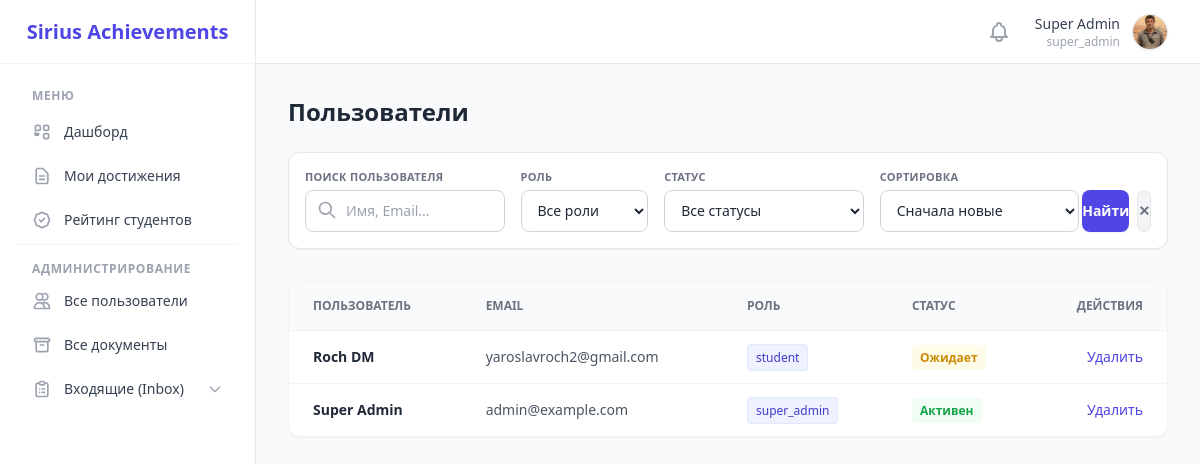
Page /admin/users (signed in) on the committed database.
### app/models/user.py (models this page shows)
class Users(Base):
    __tablename__ = "users"
    id = Column(Integer, primary_key=True, index=True)
    first_name = Column(String, nullable=False)
    last_name = Column(String, nullable=False)
    email = Column(String, unique=True, index=True, nullable=False)
    hashed_password = Column(String, nullable=False)
    phone_number = Column(String, nullable=True)
    avatar_path = Column(String, nullable=True)
    role = Column(Enum(UserRole), default=UserRole.STUDENT)
    status = Column(Enum(UserStatus), default=UserStatus.PENDING)
    is_active = Column(Boolean, default=True)
    created_at = Column(DateTime(timezone=True), server_default=func.now())
    updated_at = Column(DateTime(timezone=True), onupdate=func.now())
    achievements = relationship("Achievement", back_populates="user", cascade="all, delete-orphan")
    notifications = relationship("Notification", back_populates="user", cascade="all, delete-orphan")

### app/routers/admin/users.py (the view)
@router.get('/users', response_class=HTMLResponse, name='admin.users.index')
async def index(
        request: Request,
        page: int = Query(1, ge=1),
        query: str = None,
        role: str = None,
        status: str = None,  # <-- Добавлено
        sort_by: str = "newest",  # <-- Добавлено
        db: AsyncSession = Depends(get_db)
):
    check_admin(request)
    current_user = await db.get(Users, request.session.get('auth_id'))
    limit = 10
    offset = (page - 1) * limit
    stmt = select(Users)
    if query:
        stmt = stmt.filter(or_(Users.first_name.ilike(f"%{query}%"), Users.last_name.ilike(f"%{query}%"),
                               Users.email.ilike(f"%{query}%")))
    if role and role != 'all':
        stmt = stmt.filter(Users.role == role)
    if status and status != 'all':
        stmt = stmt.filter(Users.status == status)
    if sort_by == "oldest":
        stmt = stmt.order_by(Users.created_at.asc())
    else:  # newest
        stmt = stmt.order_by(Users.created_at.desc())
    total_items = (await db.execute(select(func.count()).select_from(stmt.subquery()))).scalar()
    users = (await db.execute(stmt.offset(offset).limit(limit))).scalars().all()
    return templates.TemplateResponse('users/index.html', {
        'request': request,
        'users': users,
        'page': page,
        'total_pages': math.ceil(total_items / limit),
        'query': query,
        'role': role,
        'status': status,
        'sort_by': sort_by,
        'roles': list(UserRole),
        'statuses': list(UserStatus),
        'user': current_user
    })

### templates/admin/users/index.html (shortened to what this page needs)
{% extends "layout.html" %}
{% block content %}
<div class="max-w-[1400px] mx-auto">
    <div class="flex justify-between items-end mb-6">
        <h2 class="text-2xl font-bold text-gray-800">Пользователи</h2>
    </div>
    <div class="bg-white p-4 rounded-xl shadow-sm border border-gray-200 mb-8">
        <form action="/admin/users" method="GET" class="grid grid-cols-1 md:grid-cols-12 gap-4 items-end" x-data="autocomplete('/admin/api/users/search')">
            <div class="md:col-span-3 relative">
                <label class="block text-[11px] font-bold text-gray-500 uppercase mb-1 tracking-wide">Поиск пользователя</label>
                <div class="relative">
                    <div class="absolute left-3 top-2.5 text-gray-400"><svg class="w-5 h-5" fill="none" stroke="currentColor" viewBox="0 0 24 24"><path stroke-linecap="round" stroke-linejoin="round" stroke-width="2" d="M21 21l-6-6m2-5a7 7 0 11-14 0 7 7 0 0114 0z"></path></svg></div>
                    <input type="text" name="query" x-model="query" @input.debounce.300ms="fetchSuggestions" @keydown.escape="suggestions=[]"
                           placeholder="Имя, Email..." autocomplete="off" value="{{ query or '' }}"
                           class="w-full pl-10 pr-4 py-2 border border-gray-300 rounded-lg focus:ring-2 focus:ring-indigo-500 outline-none text-sm h-[42px]">
                </div>
            </div>
            <div class="md:col-span-2">
                <label class="block text-[11px] font-bold text-gray-500 uppercase mb-1 tracking-wide">Роль</label>
                <select name="role" class="w-full px-3 py-2 border border-gray-300 rounded-lg text-sm bg-white focus:ring-2 focus:ring-indigo-500 outline-none cursor-pointer h-[42px]">
                    <option value="">Все роли</option>
                </select>
            </div>
            <div class="md:col-span-3">
                <label class="block text-[11px] font-bold text-gray-500 uppercase mb-1 tracking-wide">Статус</label>
                <select name="status" class="w-full px-3 py-2 border border-gray-300 rounded-lg text-sm bg-white focus:ring-2 focus:ring-indigo-500 outline-none cursor-pointer h-[42px]">
                    <option value="">Все статусы</option>
                </select>
            </div>
            <div class="md:col-span-3">
                <label class="block text-[11px] font-bold text-gray-500 uppercase mb-1 tracking-wide">Сортировка</label>
                <select name="sort_by" class="w-full px-3 py-2 border border-gray-300 rounded-lg text-sm bg-white focus:ring-2 focus:ring-indigo-500 outline-none cursor-pointer h-[42px]">
                    <option value="newest" {{ 'selected' if sort_by == 'newest' else '' }}>Сначала новые</option>
                </select>
            </div>
            <div class="md:col-span-1 flex gap-2 justify-end w-full">
                <button type="submit" class="bg-indigo-600 text-white w-full rounded-lg font-bold text-sm hover:bg-indigo-700 shadow-sm transition-colors h-[42px] flex items-center justify-center">Найти</button>
                <a href="/admin/users" class="bg-gray-100 text-gray-500 w-[42px] rounded-lg font-bold text-sm hover:bg-gray-200 transition-colors flex items-center justify-center border border-gray-200 h-[42px]" title="Сбросить">✕</a>
            </div>
        </form>
    </div>
    <div class="bg-white rounded-xl shadow-sm border border-gray-100 overflow-hidden">
        <table class="w-full text-left text-sm text-gray-600">
            <thead class="bg-gray-50 text-xs uppercase text-gray-500 font-semibold border-b border-gray-100">
                <tr><th class="px-6 py-4">Пользователь</th><th class="px-6 py-4">Email</th><th class="px-6 py-4">Роль</th><th class="px-6 py-4">Статус</th><th class="px-6 py-4 text-right">Действия</th></tr>
            </thead>
            <tbody class="divide-y divide-gray-100">
                {% for u in users %}
                <tr class="hover:bg-gray-50">
                    <td class="px-6 py-4 font-bold text-gray-800">{{ u.first_name }} {{ u.last_name }}</td>
                    <td class="px-6 py-4">{{ u.email }}</td>
                    <td class="px-6 py-4"><span class="bg-indigo-50 text-indigo-700 px-2 py-1 rounded text-xs border border-indigo-100">{{ u.role.value }}</span></td>
                    <td class="px-6 py-4">
                        {% if u.status.value == 'active' %}<span class="text-green-600 bg-green-50 px-2 py-1 rounded text-xs font-bold">Активен</span>
                        {% elif u.status.value == 'pending' %}<span class="text-yellow-600 bg-yellow-50 px-2 py-1 rounded text-xs font-bold">Ожидает</span>
                        {% else %}<span class="text-red-500 bg-red-50 px-2 py-1 rounded text-xs font-bold">Блок</span>{% endif %}
                    </td>
                    <td class="px-6 py-4 text-right text-indigo-600 hover:underline cursor-pointer">
                        <form action="/admin/users/{{ u.id }}/delete" method="POST" onsubmit="return confirm('Удалить?');"><button type="submit">Удалить</button></form>
                    </td>
                </tr>
                {% endfor %}
            </tbody>
        </table>
    </div>
</div>
{% endblock %}

### templates/admin/layout.html (shortened to what this page needs)
<!DOCTYPE html>
<html lang="ru">
<head>
    <script src="https://cdn.tailwindcss.com"></script>
</head>
<body class="bg-gray-50 text-gray-800 antialiased font-sans">
    <div class="flex h-screen overflow-hidden" x-data="{ sidebarOpen: false }">
        <aside class="fixed inset-y-0 left-0 z-50 w-64 bg-white border-r border-gray-200 transition-transform duration-300 transform lg:static lg:translate-x-0"
               :class="sidebarOpen ? 'translate-x-0' : '-translate-x-full'">
            <div class="flex items-center justify-center h-16 border-b border-gray-100 bg-white">
                <a href="/admin/dashboard" class="text-xl font-bold text-indigo-600 flex items-center px-4 text-center hover:opacity-80 transition-opacity">
                    <span class="truncate">Sirius Achievements</span>
                </a>
            </div>
            <nav class="p-4 space-y-1 overflow-y-auto h-[calc(100vh-4rem)] scrollbar-thin">
                <p class="px-4 text-xs font-semibold text-gray-400 uppercase tracking-wider mb-2 mt-2">Меню</p>
                <a href="/admin/dashboard" class="flex items-center px-4 py-2.5 text-sm font-medium rounded-lg transition-colors hover:bg-gray-50 hover:text-indigo-600 text-gray-700">
                    Дашборд
                </a>
                {% if user and user.status.value == 'active' %}
                <a href="/admin/achievements" class="flex items-center px-4 py-2.5 text-sm font-medium rounded-lg transition-colors hover:bg-gray-50 hover:text-indigo-600 text-gray-700">
                    <svg class="w-5 h-5 mr-3 text-gray-400" fill="none" stroke="currentColor" viewBox="0 0 24 24"><path stroke-linecap="round" stroke-linejoin="round" stroke-width="2" d="M9 12h6m-6 4h6m2 5H7a2 2 0 01-2-2V5a2 2 0 012-2h5.586a1 1 0 01.707.293l5.414 5.414a1 1 0 01.293.707V19a2 2 0 01-2 2z"></path></svg>
                    Мои достижения
                </a>
                <a href="/admin/leaderboard" class="flex items-center px-4 py-2.5 text-sm font-medium rounded-lg transition-colors hover:bg-gray-50 hover:text-indigo-600 text-gray-700">
                    Рейтинг студентов
                </a>
                {% endif %}
                {% if user and user.role.value in ['admin', 'moderator', 'super_admin'] %}
                <div class="mt-8 mb-2 px-4 border-t border-gray-100 pt-4">
                    <p class="text-xs font-semibold text-gray-400 uppercase tracking-wider">Администрирование</p>
                </div>
                <a href="/admin/users" class="flex items-center px-4 py-2.5 text-sm font-medium rounded-lg transition-colors hover:bg-gray-50 hover:text-indigo-600 text-gray-700">
                    <svg class="w-5 h-5 mr-3 text-gray-400" fill="none" stroke="currentColor" viewBox="0 0 24 24"><path stroke-linecap="round" stroke-linejoin="round" stroke-width="2" d="M12 4.354a4 4 0 110 5.292M15 21H3v-1a6 6 0 0112 0v1zm0 0h6v-1a6 6 0 00-9-5.197M13 7a4 4 0 11-8 0 4 4 0 018 0z"></path></svg>
                    Все пользователи
                </a>
                <a href="/admin/documents" class="flex items-center px-4 py-2.5 text-sm font-medium rounded-lg transition-colors hover:bg-gray-50 hover:text-indigo-600 text-gray-700">
                    <svg class="w-5 h-5 mr-3 text-gray-400" fill="none" stroke="currentColor" viewBox="0 0 24 24"><path stroke-linecap="round" stroke-linejoin="round" stroke-width="2" d="M5 8h14M5 8a2 2 0 110-4h14a2 2 0 110 4M5 8v10a2 2 0 002 2h10a2 2 0 002-2V8m-9 4h4"></path></svg>
                    Все документы
                </a>
                <div x-data="{ open: {{ 'true' if '/moderation/' in request.url.path else 'false' }} }">
                    <button @click="open = !open" class="flex items-center justify-between w-full px-4 py-2.5 text-sm font-medium rounded-lg transition-colors hover:bg-gray-50 hover:text-indigo-600 text-gray-700">
                        <div class="flex items-center">
                            <span>Входящие (Inbox)</span>
                        </div>
                        <svg class="w-4 h-4 text-gray-400 transition-transform duration-200" :class="open ? 'rotate-180' : ''" fill="none" stroke="currentColor" viewBox="0 0 24 24"><path stroke-linecap="round" stroke-linejoin="round" stroke-width="2" d="M19 9l-7 7-7-7"></path></svg>
                    </button>
                </div>
                {% endif %}
            </nav>
        </aside>
        <div class="flex-1 flex flex-col overflow-hidden relative">
            <header class="h-16 bg-white border-b border-gray-200 flex items-center justify-between px-6 lg:px-8 z-10">
                <div class="flex-1"></div> <div class="flex items-center space-x-4">
                    <div class="relative" x-data="{ open: false, count: 0, items: [] }"
                         x-init="fetch('/admin/api/notifications/unread-count').then(r=>r.json()).then(d=>{count=d.count; items=d.notifications})">
                        <button @click="open = !open; if(open && count>0){ fetch('/admin/api/notifications/mark-read', {method:'POST'}); count=0; }"
                                class="relative p-2 text-gray-400 hover:text-gray-500 focus:outline-none">
                        </button>
                    </div>
                    <div class="relative" x-data="{ profileOpen: false }">
                        <button @click="profileOpen = !profileOpen" class="flex items-center space-x-3 focus:outline-none hover:opacity-80 transition-opacity">
                            <div class="text-right hidden md:block">
                                <span class="block text-sm font-medium text-gray-700">{{ request.session.get('auth_name', 'User') }}</span>
                                {% if user %}
                                    <span class="block text-xs text-gray-400 lowercase">{{ user.role.value }}</span>
                                {% endif %}
                            </div>
                            {% if request.session.get('auth_avatar') %}
                                <img class="h-9 w-9 rounded-full object-cover border border-gray-200 shadow-sm" src="/static/{{ request.session.get('auth_avatar') }}" alt="Avatar">
                            {% else %}
                                <div class="h-9 w-9 rounded-full bg-indigo-100 flex items-center justify-center text-indigo-600 font-bold text-sm shadow-sm border border-indigo-200">
                                    {{ request.session.get('auth_name', 'U')[:1] }}
                                </div>
                            {% endif %}
                        </button>
                    </div>
                </div>
            </header>
            <main class="flex-1 overflow-y-auto p-6 lg:p-8 bg-gray-50 scrollbar-thin">
                {% block content %}{% endblock %}
            </main>
        </div>
    </div>
</body>
</html>

### rows in the picture
Users: role.value "super_admin", first_name "Super", last_name "Admin", email "admin@example.com", status "Активен"
Users: first_name "Roch", last_name "DM", email "yaroslavroch2@gmail.com", role.value "student", status "Ожидает"

### other values in the picture
{{ request.session.get('auth_name', 'User') }} "Super Admin"
